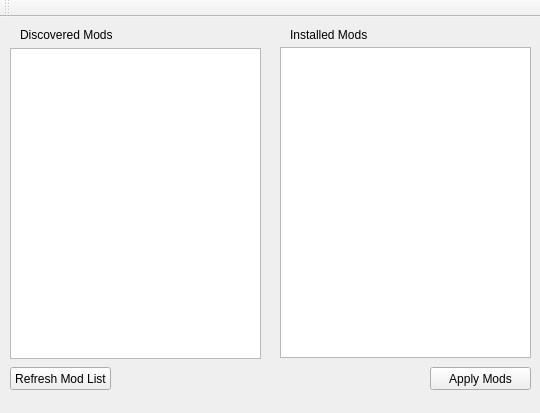
<?xml version="1.0" encoding="UTF-8"?>
<ui version="4.0">
 <class>MainWindowClass</class>
 <widget class="QMainWindow" name="MainWindowClass">
  <property name="geometry">
   <rect>
    <x>0</x>
    <y>0</y>
    <width>540</width>
    <height>413</height>
   </rect>
  </property>
  <property name="windowTitle">
   <string>MainWindow</string>
  </property>
  <widget class="QWidget" name="centralWidget">
   <widget class="QPushButton" name="btn_Apply">
    <property name="geometry">
     <rect>
      <x>430</x>
      <y>350</y>
      <width>101</width>
      <height>23</height>
     </rect>
    </property>
    <property name="text">
     <string>Apply Mods</string>
    </property>
   </widget>
   <widget class="QPushButton" name="btn_Refresh">
    <property name="geometry">
     <rect>
      <x>10</x>
      <y>350</y>
      <width>101</width>
      <height>23</height>
     </rect>
    </property>
    <property name="text">
     <string>Refresh Mod List</string>
    </property>
   </widget>
   <widget class="QLabel" name="label_2">
    <property name="geometry">
     <rect>
      <x>20</x>
      <y>10</y>
      <width>211</width>
      <height>16</height>
     </rect>
    </property>
    <property name="text">
     <string>Discovered Mods</string>
    </property>
   </widget>
   <widget class="QLabel" name="label_3">
    <property name="geometry">
     <rect>
      <x>290</x>
      <y>10</y>
      <width>261</width>
      <height>16</height>
     </rect>
    </property>
    <property name="text">
     <string>Installed Mods</string>
    </property>
   </widget>
   <widget class="QListWidget" name="lst_AllMods">
    <property name="geometry">
     <rect>
      <x>10</x>
      <y>31</y>
      <width>251</width>
      <height>311</height>
     </rect>
    </property>
   </widget>
   <widget class="QListWidget" name="lst_TargetMods">
    <property name="geometry">
     <rect>
      <x>280</x>
      <y>30</y>
      <width>251</width>
      <height>311</height>
     </rect>
    </property>
   </widget>
   <widget class="QLabel" name="lbl_Status">
    <property name="geometry">
     <rect>
      <x>120</x>
      <y>352</y>
      <width>301</width>
      <height>16</height>
     </rect>
    </property>
    <property name="text">
     <string/>
    </property>
    <property name="alignment">
     <set>Qt::AlignRight|Qt::AlignTrailing|Qt::AlignVCenter</set>
    </property>
   </widget>
  </widget>
  <widget class="QMenuBar" name="menuBar">
   <property name="geometry">
    <rect>
     <x>0</x>
     <y>0</y>
     <width>540</width>
     <height>21</height>
    </rect>
   </property>
  </widget>
  <widget class="QToolBar" name="mainToolBar">
   <attribute name="toolBarArea">
    <enum>TopToolBarArea</enum>
   </attribute>
   <attribute name="toolBarBreak">
    <bool>false</bool>
   </attribute>
  </widget>
 </widget>
 <layoutdefault spacing="6" margin="11"/>
 <resources>
  <include location="MainWindow.qrc"/>
 </resources>
 <connections/>
</ui>
